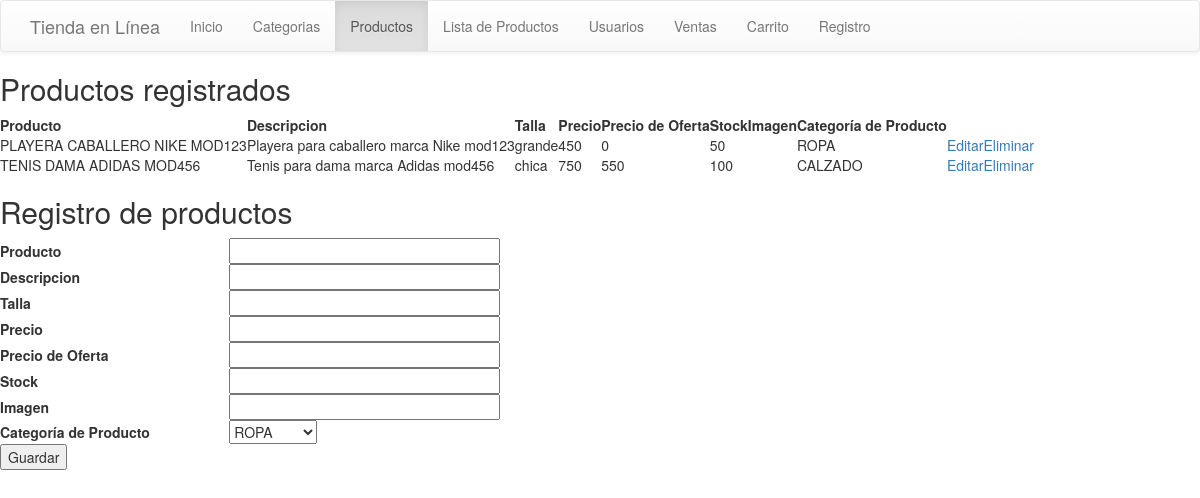
The app's page /product/index.php with its own data.
### tables this page shows
CREATE TABLE `product` ( 
	`product_id` Int( 11 ) AUTO_INCREMENT NOT NULL,
	`prod_name` VarChar( 50 ) NOT NULL,
	`prod_description` VarChar( 144 ) NULL,
	`prod_size` VarChar( 50 ) NULL,
	`prod_price` Float( 12, 0 ) NOT NULL DEFAULT '0',
	`prod_offerPrice` Float( 12, 0 ) NOT NULL DEFAULT '0',
	`prod_stock` Int( 11 ) NOT NULL DEFAULT '0',
	`prod_category_id` Int( 11 ) NOT NULL,
	`prod_imgName` VarChar( 255 ) NOT NULL,
	PRIMARY KEY ( `product_id` ) )
CHARACTER SET = utf8
COLLATE = utf8_general_ci;

CREATE TABLE `category` ( 
	`category_id` Int( 11 ) AUTO_INCREMENT NOT NULL,
	`cate_name` VarChar( 50 ) NOT NULL,
	`cate_description` VarChar( 144 ) NULL,
	PRIMARY KEY ( `category_id` ) )
CHARACTER SET = utf8
COLLATE = utf8_general_ci;

### product/product.model.php (called while the page is built, shortened)
<?php
class ProductModel
{
	private $pdo;
	public function __CONSTRUCT()
	{
		try
		{
			$this->pdo = new PDO('mysql:host=localhost;dbname=ecommerce', 'root', '');
			$this->pdo->setAttribute(PDO::ATTR_ERRMODE, PDO::ERRMODE_EXCEPTION);
		}
		catch(Exception $e)
		{
			die($e->getMessage());
		}
	}
	public function Listar()
	{
		try
		{
			$result = array();
			$stm = $this->pdo->prepare("SELECT * FROM product");
			$stm->execute();
			foreach($stm->fetchAll(PDO::FETCH_OBJ) as $r)
			{
				$prod = new Product();
				$prod->__SET('product_id', $r->product_id);
				$prod->__SET('prod_name', $r->prod_name);
				$prod->__SET('prod_description', $r->prod_description);
                                $prod->__SET('prod_size', $r->prod_size);
                                $prod->__SET('prod_price', $r->prod_price);
                                $prod->__SET('prod_offerPrice', $r->prod_offerPrice);
                                $prod->__SET('prod_stock', $r->prod_stock);
                                $prod->__SET('prod_imgName', $r->prod_imgName);
                                $prod->__SET('prod_category_id', $r->prod_category_id);
				$result[] = $prod;
			}
			return $result;
		}
		catch(Exception $e)
		{
			die($e->getMessage());
		}
	}
}

### product/product.entidad.php (called while the page is built, shortened)
<?php
class Product
{
	public function __GET($k){ return $this->$k; }
	public function __SET($k, $v){ return $this->$k = $v; }
}

### category/category.model.php (called while the page is built, shortened)
<?php
class CategoryModel
{
	private $pdo;
	public function __CONSTRUCT()
	{
		try
		{
			$this->pdo = new PDO('mysql:host=localhost;dbname=ecommerce', 'root', '');
			$this->pdo->setAttribute(PDO::ATTR_ERRMODE, PDO::ERRMODE_EXCEPTION);
		}
		catch(Exception $e)
		{
			die($e->getMessage());
		}
	}
	public function Listar()
	{
		try
		{
			$result = array();
			$stm = $this->pdo->prepare("SELECT * FROM category");
			$stm->execute();
			foreach($stm->fetchAll(PDO::FETCH_OBJ) as $r)
			{
				$cate = new Category();
				$cate->__SET('category_id', $r->category_id);
				$cate->__SET('cate_name', $r->cate_name);
				$cate->__SET('cate_description', $r->cate_description);
				$result[] = $cate;
			}
			return $result;
		}
		catch(Exception $e)
		{
			die($e->getMessage());
		}
	}
	public function Obtener($id)
	{
		try
		{
			$stm = $this->pdo
			          ->prepare("SELECT * FROM category WHERE category_id = ?");
			$stm->execute(array($id));
			$r = $stm->fetch(PDO::FETCH_OBJ);
			$cate = new Category();
			$cate->__SET('category_id', $r->category_id);
			$cate->__SET('cate_name', $r->cate_name);
			$cate->__SET('cate_description', $r->cate_description);
			return $cate;
		} catch (Exception $e)
		{
			die($e->getMessage());
		}
	}
}

### category/category.entidad.php (called while the page is built, shortened)
<?php
class Category
{
	public function __GET($k){ return $this->$k; }
	public function __SET($k, $v){ return $this->$k = $v; }
}

### product/index.php (the view, shortened to what this page needs)
<?php
require_once 'product.entidad.php';
require_once 'product.model.php';
require_once '../category/category.entidad.php';
require_once '../category/category.model.php';
$prod = new Product();
$prod_model = new ProductModel();
$cate_model = new CategoryModel();
?>
<!DOCTYPE html>
<html lang="es">
	<head>
        <link rel="stylesheet" href="http://yui.yahooapis.com/pure/0.5.0/pure-min.css">
        <link href="https://maxcdn.bootstrapcdn.com/bootstrap/3.3.6/css/bootstrap.min.css" rel="stylesheet">
        <link rel="stylesheet" href="https://maxcdn.bootstrapcdn.com/bootstrap/3.3.6/css/bootstrap-theme.min.css">
	</head>
    <body>
        <nav class="navbar navbar-default" rol="navegation">
        <div class="container">
            <div class="navbar-header">
                <a class="navbar-brand" href="index.php">Tienda en Línea</a>
            </div>
            <div class="collapse navbar-collapse" id="navbar">
                <ul class="nav navbar-nav">
                    <li>
                        <a href="/ecommerce/index.php">Inicio</a>
                    </li>
                    <li>
                        <a href="/ecommerce/category/index.php">Categorias</a>
                    </li>
                    <li class="active">
                        <a href="/ecommerce/product/index.php">Productos</a>
                    </li>
                    <li>
                        <a href="/ecommerce/productsList/index.php">Lista de Productos</a>
                    </li>
                    <li>
                        <a href="/ecommerce/people/index.php">Usuarios</a>
                    </li>
                    <li>
                        <a href="/ecommerce/sale/index.php">Ventas</a>
                    </li>
                    <li>
                        <a href="/ecommerce/carrito.php">Carrito</a>
                    </li>
                    <li>
                        <a href="/ecommerce/registro.php">Registro</a>
                    </li>
                </ul>
            </div>
        </div>
    </nav>
        <h2>Productos registrados</h2>
        <div class="pure-g">
            <div class="pure-u-1-12">
                <table class="pure-table pure-table-horizontal">
                    <thead>
                        <tr>
                            <th style="text-align:left;">Producto</th>
                            <th style="text-align:left;">Descripcion</th>
                            <th style="text-align:left;">Talla</th>
                            <th style="text-align:left;">Precio</th>
                            <th style="text-align:left;">Precio de Oferta</th>
                            <th style="text-align:left;">Stock</th>
                            <th style="text-align:left;">Imagen</th>
                            <th style="text-align:left;">Categoría de Producto</th>
                            <th></th>
                            <th></th>
                        </tr>
                    </thead>
                    <?php foreach($prod_model->Listar() as $r): ?>
                        <tr>
                            <td><?php echo $r->__GET('prod_name'); ?></td>
                            <td><?php echo $r->__GET('prod_description'); ?></td>
                            <td><?php echo $r->__GET('prod_size'); ?></td>
                            <td><?php echo $r->__GET('prod_price'); ?></td>
                            <td><?php echo $r->__GET('prod_offerPrice'); ?></td>
                            <td><?php echo $r->__GET('prod_stock'); ?></td>
                            <td><?php echo $r->__GET('prod_imgName'); ?></td>
                            <td><?php echo $cate_model->Obtener($r->__GET('prod_category_id'))->__GET('cate_name');  ?> </td>
                            <td>
                                <a href="?action=editar&product_id=<?php echo $r->product_id; ?>">Editar</a>
                            </td>
                            <td>
                                <a href="?action=eliminar&product_id=<?php echo $r->product_id; ?>">Eliminar</a>
                            </td>
                        </tr>
                    <?php endforeach; ?>
                </table>
              <h2>Registro de productos</h2>
               <form action="?action=<?php echo $prod->product_id > 0 ? 'actualizar' : 'registrar'; ?>" method="post" class="pure-form pure-form-stacked" style="margin-bottom:30px;">
                    <table style="width:500px;">
                        <tr>
                            <th style="text-align:left;">Producto</th>
                            <td><input type="text" name="prod_name" value="<?php echo $prod->__GET('prod_name'); ?>" style="width:100%;" /></td>
                        </tr>
                        <tr>
                            <th style="text-align:left;">Descripcion</th>
                            <td><input type="text" name="prod_description" value="<?php echo $prod->__GET('prod_description'); ?>" style="width:100%;" /></td>
                        </tr>
                        <tr>
                            <th style="text-align:left;">Talla</th>
                            <td><input type="text" name="prod_size" value="<?php echo $prod->__GET('prod_size'); ?>" style="width:100%;" /></td>
                        </tr>
                        <tr>
                            <th style="text-align:left;">Precio</th>
                            <td><input type="text" name="prod_price" value="<?php echo $prod->__GET('prod_price'); ?>" style="width:100%;" /></td>
                        </tr>
                        <tr>
                            <th style="text-align:left;">Precio de Oferta</th>
                            <td><input type="text" name="prod_offerPrice" value="<?php echo $prod->__GET('prod_offerPrice'); ?>" style="width:100%;" /></td>
                        </tr>
                        <tr>
                            <th style="text-align:left;">Stock</th>
                            <td><input type="text" name="prod_stock" value="<?php echo $prod->__GET('prod_stock'); ?>" style="width:100%;" /></td>
                        </tr>
                        <tr>
                            <th style="text-align:left;">Imagen</th>
                            <td><input type="text" name="prod_imgName" value="<?php echo $prod->__GET('prod_imgName'); ?>" style="width:100%;" /></td>
                        </tr>
                        <tr>
                            <th style="text-align:left;">Categoría de Producto</th>
                            <td>
                                <select name="prod_category_id">
                                    <?php foreach($cate_model->Listar() as $r): ?>
                                        <option value="<?php echo $r->__GET('category_id'); ?>" <?php if ($prod->__GET('prod_category_id') == $r->__GET('category_id')) echo "selected"; ?>><?php echo $r->__GET('cate_name'); ?></option>
                                    <?php endforeach; ?>
                                </select>
                            </td>
                        </tr>
                        <tr>
                            <td colspan="2">
                                <button type="submit" class="pure-button pure-button-primary">Guardar</button>
                            </td>
                        </tr>
                    </table>
                </form>
            </div>
        </div>
    </body>
</html>

### records on screen
product: __GET "PLAYERA CABALLERO NIKE MOD123", __GET "Playera para caballero marca Nike mod123", __GET "grande", __GET "450", __GET "0", __GET "50", prod_category.cate_name "ROPA"
product: __GET "TENIS DAMA ADIDAS MOD456", __GET "Tenis para dama marca Adidas mod456", __GET "chica", __GET "750", __GET "550", __GET "100", prod_category.cate_name "CALZADO"

### other values on screen
form field prod_category_id "ROPA"
